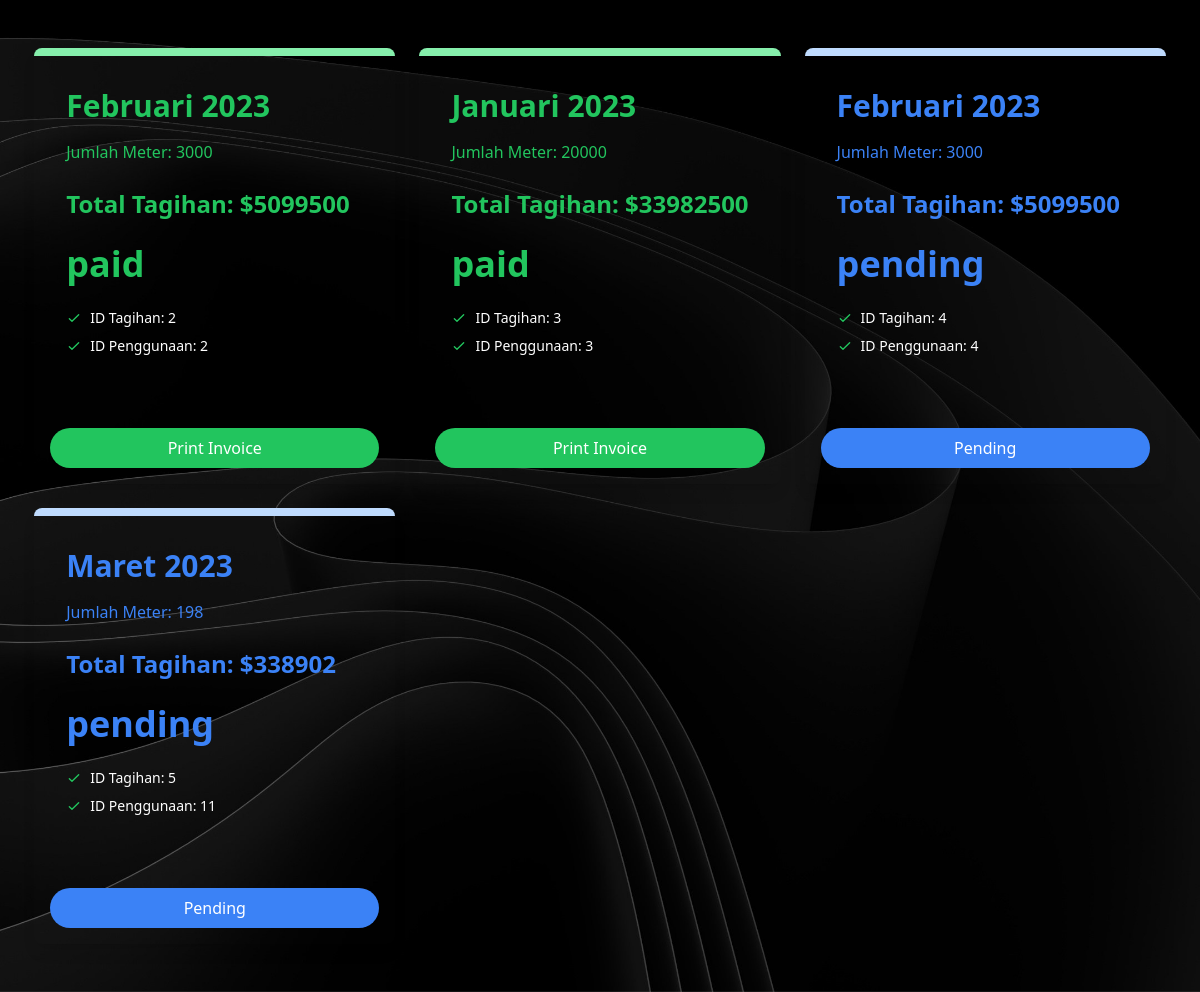
/src/pelanggan/index.php (signed in), run on the app's committed database.
### tables this page shows
CREATE TABLE `tagihan` (
  `id_tagihan` int(11) NOT NULL,
  `id_penggunaan` int(11) NOT NULL,
  `bulan` varchar(50) NOT NULL,
  `tahun` varchar(50) NOT NULL,
  `jumlah_meter` int(11) NOT NULL,
  `status` varchar(50) NOT NULL
);

### src/pelanggan/index.php (the view, shortened to what this page needs)
<!DOCTYPE html>
<html lang="en">
<head>
    <link rel="stylesheet" href="https://cdn.jsdelivr.net/npm/tw-elements/dist/css/tw-elements.min.css" />
    <script src="https://cdn.tailwindcss.com/3.3.0"></script>
</head>
<body>
    <div class=" min-h-screen py-12 flex items-center justify-center bg-cover bg-top bg-fixed" style="background-image: url('/ukk/img/5.jpg');">
        <div class="grid grid-cols-1 sm:grid-cols-2 lg:grid-cols-3 gap-6">
            <?php
            include 'D:\xampp5\htdocs\ukk\connection.php';
            $username = $_SESSION['username'];
            $stmt_plgn = $koneksi->prepare("SELECT id_pelanggan FROM pelanggan WHERE username = ?");
            $stmt_plgn->bind_param("s", $username);
            $stmt_plgn->execute();
            $stmt_plgn->bind_result($id_pelanggan);
            $sql_penggunaan = mysqli_query($koneksi, "SELECT id_penggunaan FROM penggunaan WHERE id_pelanggan = $id_pelanggan");
            while ($data_penggunaan = mysqli_fetch_array($sql_penggunaan)) {
                $id_penggunaan = $data_penggunaan['id_penggunaan'];
                $sql_tagihan = mysqli_query($koneksi, "SELECT * FROM tagihan WHERE id_penggunaan = $id_penggunaan");
                while ($data_tagihan = mysqli_fetch_array($sql_tagihan)) {
                        ?>
                    <div class="bg-gray-1000 rounded-lg overflow-hidden shadow-lg transition-transform transform hover:scale-105">
                        <?php
                        $id_tagihan = $data_tagihan['id_tagihan'];
                        $query_pembayaran = mysqli_query($koneksi, "SELECT (t.jumlah_meter * tar.tarifperkwh) + 2500 AS total_bayar
                            FROM tagihan t
                            JOIN penggunaan peng ON t.id_penggunaan = peng.id_penggunaan
                            JOIN pelanggan pl ON peng.id_pelanggan = pl.id_pelanggan
                            JOIN tarif tar ON pl.id_tarif = tar.id_tarif
                            WHERE t.id_tagihan = $id_tagihan");
                        if ($query_pembayaran === false) {
                            echo "Error in query: " . mysqli_error($koneksi);
                            $total_bayar = 0;
                        } else {
                            $pembayaran_data = mysqli_fetch_array($query_pembayaran);
                            if ($pembayaran_data !== null) {
                                $total_bayar = ($pembayaran_data['total_bayar'] !== null) ? $pembayaran_data['total_bayar'] : 0;
                            } else {
                                $total_bayar = 0;
                            }
                        }
                        ?>
                        <?php
                            $status = $data_tagihan["status"];
                            $bgColor = '';
                            if ($status === 'paid') {
                                $bgColor = 'bg-green-300';
                            } elseif ($status === 'pending') {
                                $bgColor = 'bg-blue-200';
                            } elseif ($status === 'Belum Bayar') {
                                $bgColor = 'bg-red-300';
                            }
                        ?>
                        <div class="p-1 <?= $bgColor ?>"></div>
                        <div class="p-8 max-w-md">
                        <?php
                            $status = $data_tagihan["status"];
                            $textColor = '';
                            if ($status === 'paid') {
                                $textColor = 'text-green-500';
                            } elseif ($status === 'pending') {
                                $textColor = 'text-blue-500';
                            } elseif ($status === 'Belum Bayar') {
                                $textColor = 'text-red-500';
                            }
                        ?>
                            <h2 class="text-3xl font-bold <?= $textColor ?> mb-4"><?= $data_tagihan["bulan"] . ' ' . $data_tagihan["tahun"] ?></h2>
                            <p class="<?= $textColor ?> mb-6">Jumlah Meter: <?= $data_tagihan["jumlah_meter"] ?></p>
                            <p class="text-2xl font-bold <?= $textColor ?> mb-6">Total Tagihan: $<?= $total_bayar ?></p>
                            <p class="text-4xl font-bold <?= $textColor ?> mb-6"><?= $data_tagihan["status"] ?></p>
                            <ul class="text-sm text-gray-600 mb-6">
                                <li class="mb-2 flex items-center text-white">
                                    <svg class="w-4 h-4 mr-2 text-green-500" fill="none" stroke="currentColor" viewBox="0 0 24 24" xmlns="http://www.w3.org/2000/svg">
                                        <path stroke-linecap="round" stroke-linejoin="round" stroke-width="2" d="M5 13l4 4L19 7"></path>
                                    </svg>
                                    ID Tagihan: <?= $data_tagihan["id_tagihan"] ?>
                                </li>
                                <li class="mb-2 flex items-center text-white">
                                    <svg class="w-4 h-4 mr-2 text-green-500" fill="none" stroke="currentColor" viewBox="0 0 24 24" xmlns="http://www.w3.org/2000/svg">
                                        <path stroke-linecap="round" stroke-linejoin="round" stroke-width="2" d="M5 13l4 4L19 7"></path>
                                    </svg>
                                    ID Penggunaan: <?= $data_tagihan["id_penggunaan"] ?>
                                </li>
                            </ul>
                        </div>
                        <div class="p-4 flex items-center justify-center">
                        <?php
                            if ($data_tagihan["status"] === 'paid') {
                                ?>
            <a href='../pelanggan/pdf.php?id=<?= $data_tagihan['id_tagihan'] ?>' class="block w-full bg-green-500 text-white rounded-full px-4 py-2 hover:bg-green-700 focus:outline-none focus:shadow-outline-red active:bg-green-800 text-center">
                Print Invoice
            </a>
                                <?php
                            } elseif ($data_tagihan["status"] === 'pending') {
                                ?>
                                <a href='payment.html' class="block w-full bg-blue-500 text-white rounded-full px-4 py-2 hover:bg-blue-700 focus:outline-none focus:shadow-outline-red active:bg-blue-800 text-center">
                                    Pending
                                </a>
                                <?php
                            } elseif ($data_tagihan["status"] === 'Belum Bayar') {
                                ?>
                                <a href='bayar.php?id=<?= $data_tagihan['id_tagihan'] ?>' class="block w-full bg-red-500 text-white rounded-full px-4 py-2 hover:bg-red-700 focus:outline-none focus:shadow-outline-red active:bg-red-800 text-center">
                                    Belum Bayar
                                </a>
                                <?php
                            }
                        ?>
        </div>
                    </div>
                    <?php
                }
            }
            ?>
        </div>
    </div>
</body>
</html>

### data on the page
tagihan: bulan "Februari", tahun "2023", jumlah_meter "3000", total_bayar "5099500", status "paid", id_tagihan "2", id_penggunaan "2"
tagihan: bulan "Januari", tahun "2023", jumlah_meter "20000", total_bayar "33982500", status "paid", id_tagihan "3", id_penggunaan "3"
tagihan: bulan "Februari", tahun "2023", jumlah_meter "3000", total_bayar "5099500", status "pending", id_tagihan "4", id_penggunaan "4", shows "Pending"
tagihan: bulan "Maret", tahun "2023", jumlah_meter "198", total_bayar "338902", status "pending", id_tagihan "5", id_penggunaan "11", shows "Pending"
